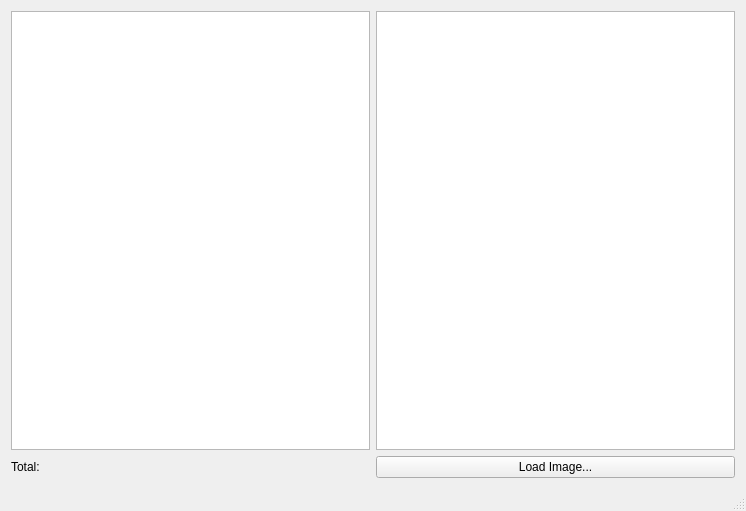
<?xml version="1.0" encoding="UTF-8"?>
<ui version="4.0">
 <class>MainWindow</class>
 <widget class="QMainWindow" name="MainWindow">
  <property name="geometry">
   <rect>
    <x>0</x>
    <y>0</y>
    <width>746</width>
    <height>511</height>
   </rect>
  </property>
  <property name="windowTitle">
   <string>MainWindow</string>
  </property>
  <widget class="QWidget" name="centralWidget">
   <property name="sizePolicy">
    <sizepolicy hsizetype="Fixed" vsizetype="Fixed">
     <horstretch>0</horstretch>
     <verstretch>0</verstretch>
    </sizepolicy>
   </property>
   <layout class="QVBoxLayout" name="verticalLayout">
    <item>
     <layout class="QGridLayout" name="gridLayout">
      <item row="1" column="1">
       <widget class="QPushButton" name="pushButtonLoadImage">
        <property name="text">
         <string>Load Image...</string>
        </property>
       </widget>
      </item>
      <item row="0" column="0">
       <widget class="MyGraphicsView" name="graphicsViewMain"/>
      </item>
      <item row="0" column="1">
       <widget class="QTableView" name="tableViewProperties"/>
      </item>
      <item row="1" column="0">
       <widget class="QLabel" name="labelTotal">
        <property name="text">
         <string>Total: </string>
        </property>
       </widget>
      </item>
     </layout>
    </item>
   </layout>
  </widget>
  <widget class="QStatusBar" name="statusBar"/>
 </widget>
 <layoutdefault spacing="6" margin="11"/>
 <customwidgets>
  <customwidget>
   <class>MyGraphicsView</class>
   <extends>QGraphicsView</extends>
   <header>mygraphicsview.h</header>
  </customwidget>
 </customwidgets>
 <resources/>
 <connections/>
</ui>
